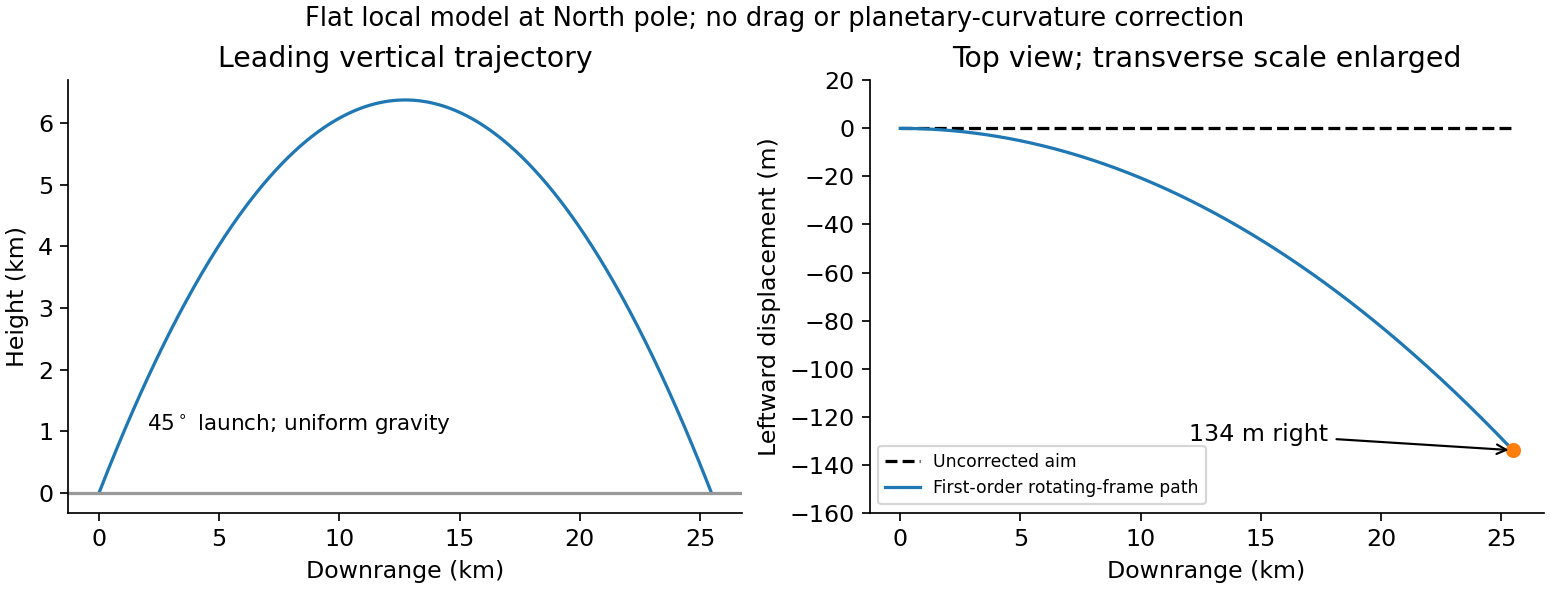

Source code (Python):
import numpy as np
import matplotlib
matplotlib.use('Agg')
import matplotlib.pyplot as plt
from matplotlib.patches import Circle,Rectangle
plt.rcParams.update({'font.size':11,'axes.spines.top':False,'axes.spines.right':False,'figure.facecolor':'white','savefig.facecolor':'white'})

u=500.;g=9.81;Om=7.2921e-5;tf=np.sqrt(2)*u/g;tt=np.linspace(0,tf,400);xx=u/np.sqrt(2)*tt;zz=u/np.sqrt(2)*tt-g*tt**2/2;yy=-Om*u/np.sqrt(2)*tt**2
fig,ax=plt.subplots(1,2,figsize=(10,3.8),layout='constrained')
ax[0].plot(xx/1000,zz/1000);ax[0].axhline(0,color='.6');ax[0].set(xlabel='Downrange (km)',ylabel='Height (km)',title='Leading vertical trajectory');ax[0].text(2,1,r'$45^\circ$ launch; uniform gravity',fontsize=10)
ax[1].plot(xx/1000,np.zeros_like(xx),'k--',label='Uncorrected aim');ax[1].plot(xx/1000,yy,label='First-order rotating-frame path');ax[1].plot(xx[-1]/1000,yy[-1],'o');ax[1].annotate(f'{abs(yy[-1]):.0f} m right',xy=(xx[-1]/1000,yy[-1]),xytext=(12,-130),arrowprops={'arrowstyle':'->'});ax[1].set(xlabel='Downrange (km)',ylabel='Leftward displacement (m)',title='Top view; transverse scale enlarged');ax[1].legend(fontsize=8,loc='lower left');ax[1].set_ylim(-160,20)
fig.suptitle('Flat local model at North pole; no drag or planetary-curvature correction',fontsize=12)
fig.savefig('paper-1-polar-projectile.png',dpi=155)
